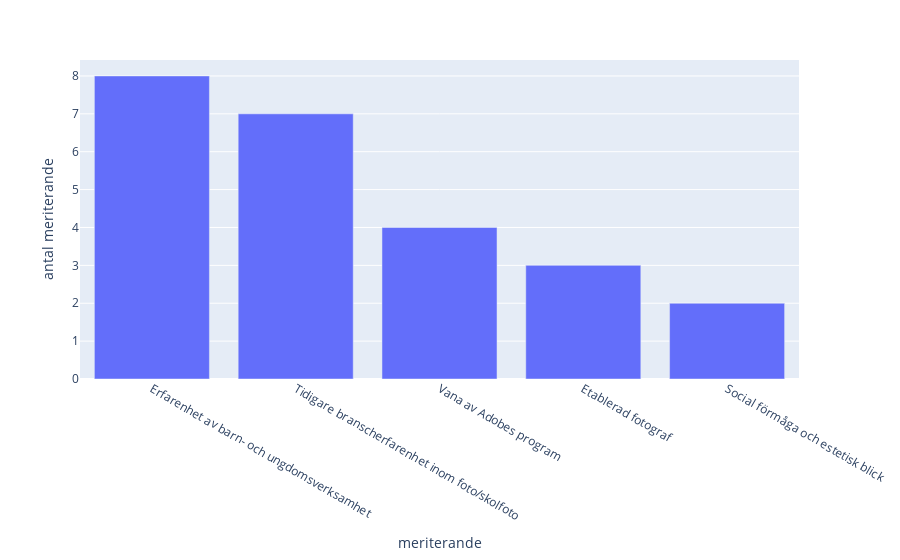

Notebook source saved alongside this figure:
### Code cell
px.bar(df, y="antal meriterande", x="meriterande")

### Figure 1 — Plotly figure (JSON) as saved in the notebook; plotly's stock layout.template omitted (floating-point values rounded to 4 significant figures)
{"data": [{"hovertemplate": "meriterande=%{x}<br>antal meriterande=%{y}<extra></extra>", "legendgroup": "", "marker": {"color": "#636efa", "pattern": {"shape": ""}}, "name": "", "orientation": "v", "showlegend": false, "textposition": "auto", "type": "bar", "x": ["Erfarenhet av barn- och ungdomsverksamhet", "Tidigare branscherfarenhet inom foto/skolfoto", "Vana av Adobes program", "Etablerad fotograf", "Social förmåga och estetisk blick"], "xaxis": "x", "y": [8, 7, 4, 3, 2], "yaxis": "y"}], "layout": {"barmode": "relative", "legend": {"tracegroupgap": 0}, "margin": {"t": 60}, "xaxis": {"anchor": "y", "domain": [0, 1], "title": {"text": "meriterande"}}, "yaxis": {"anchor": "x", "domain": [0, 1], "title": {"text": "antal meriterande"}}}}
